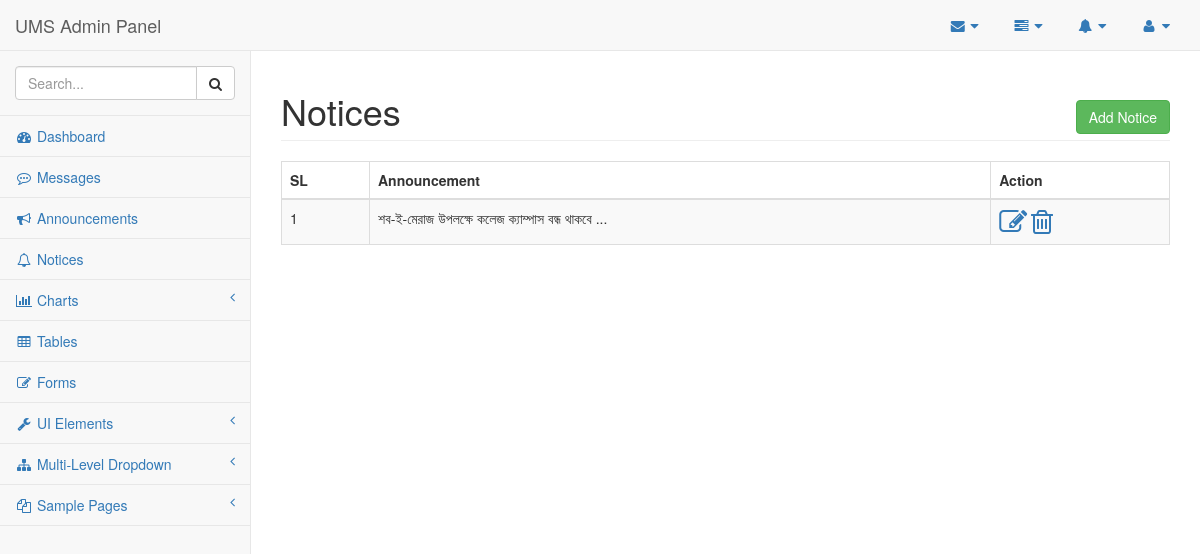
The page /admin/pages/notices.php on the database as committed earlier.
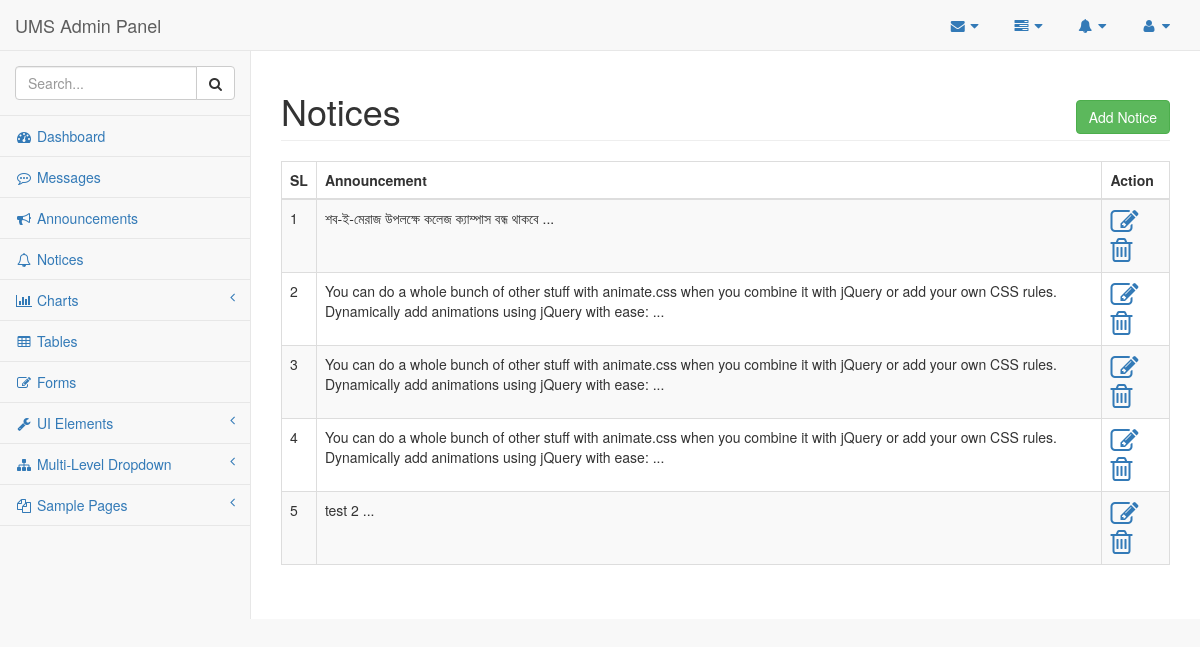
The same page on the database as committed later.
### tables this page shows
CREATE TABLE `notices` (
  `id` int(11) NOT NULL,
  `notice` text NOT NULL,
  `notice_file` varchar(255) NOT NULL
);

### admin/pages/notices.php (the view, shortened to what this page needs)
<?php session_start();
    require_once('config.php');
?>
<!DOCTYPE html>
<html lang="en">
<head>
    <link href="../vendor/bootstrap/css/bootstrap.min.css" rel="stylesheet">
    <link href="../vendor/metisMenu/metisMenu.min.css" rel="stylesheet">
    <link href="../dist/css/sb-admin-2.css" rel="stylesheet">
    <link href="../vendor/font-awesome/css/font-awesome.min.css" rel="stylesheet" type="text/css">
</head>
<body>
    <div id="wrapper">
        <nav class="navbar navbar-default navbar-static-top" role="navigation" style="margin-bottom: 0">
            <div class="navbar-header">
                <a class="navbar-brand" href="index.php">UMS Admin Panel</a>
            </div>
            <ul class="nav navbar-top-links navbar-right">
                <li class="dropdown">
                    <a class="dropdown-toggle" data-toggle="dropdown" href="#">
                        <i class="fa fa-envelope fa-fw"></i> <i class="fa fa-caret-down"></i>
                    </a>
                </li>
                <li class="dropdown">
                    <a class="dropdown-toggle" data-toggle="dropdown" href="#">
                        <i class="fa fa-tasks fa-fw"></i> <i class="fa fa-caret-down"></i>
                    </a>
                </li>
                <li class="dropdown">
                    <a class="dropdown-toggle" data-toggle="dropdown" href="#">
                        <i class="fa fa-bell fa-fw"></i> <i class="fa fa-caret-down"></i>
                    </a>
                </li>
                <li class="dropdown">
                    <a class="dropdown-toggle" data-toggle="dropdown" href="#">
                        <i class="fa fa-user fa-fw"></i> <i class="fa fa-caret-down"></i>
                    </a>
                </li>
            </ul>
            <div class="navbar-default sidebar" role="navigation">
                <div class="sidebar-nav navbar-collapse">
                    <ul class="nav" id="side-menu">
                        <li class="sidebar-search">
                            <div class="input-group custom-search-form">
                                <input type="text" class="form-control" placeholder="Search...">
                                <span class="input-group-btn">
                                <button class="btn btn-default" type="button">
                                    <i class="fa fa-search"></i>
                                </button>
                            </span>
                            </div>
                        </li>
                        <li>
                            <a href="index.php"><i class="fa fa-dashboard fa-fw"></i> Dashboard</a>
                        </li>
                        <li>
                            <a href="messages.php"><i class="fa fa-commenting-o fa-fw"></i> Messages</a>
                        </li>
                        <li>
                            <a href="announcement.php"><i class="fa fa-bullhorn fa-fw"></i> Announcements</a>
                        </li>
                        <li>
                            <a href="#"><i class="fa fa-bell-o fa-fw"></i> Notices</a>
                        </li>
                        <li>
                            <a href="#"><i class="fa fa-bar-chart-o fa-fw"></i> Charts<span class="fa arrow"></span></a>
                        </li>
                        <li>
                            <a href="tables.html"><i class="fa fa-table fa-fw"></i> Tables</a>
                        </li>
                        <li>
                            <a href="forms.html"><i class="fa fa-edit fa-fw"></i> Forms</a>
                        </li>
                        <li>
                            <a href="#"><i class="fa fa-wrench fa-fw"></i> UI Elements<span class="fa arrow"></span></a>
                        </li>
                        <li>
                            <a href="#"><i class="fa fa-sitemap fa-fw"></i> Multi-Level Dropdown<span class="fa arrow"></span></a>
                        </li>
                        <li>
                            <a href="#"><i class="fa fa-files-o fa-fw"></i> Sample Pages<span class="fa arrow"></span></a>
                        </li>
                    </ul>
                </div>
            </div>
        </nav>
        <div id="page-wrapper">
            <div class="row">
                <div class="col-lg-12">
                    <h1 class="page-header">Notices <span class="pull-right"><a class="btn btn-success" href="notice-input.php">Add Notice</a></span></h1>
                     <div class="table-responsive">
                        <table class="table table-bordered table-hover table-striped">
                            <thead>
                                <tr>
                                    <th>SL</th>
                                    <th>Announcement</th>
                                    <th>Action</th>
                                </tr>
                            </thead>
                            <tbody>
                            <?php
                                $srl=1;
                                $dbdata = "SELECT * FROM notices";
                                $qre = mysqli_query($DBC, $dbdata);
                                while($info=mysqli_fetch_array($qre)){ ?>
                                    <tr>
                                        <td><?= $srl++; ?></td>
                                        <td><?= substr($info['notice'],0,270); ?> ...</td>
                                        <td>
                                            <a class="action-btn" href="notice-edit.php?nuid=<?= $info['id']; ?>"><i class="fa fa-2x fa-pencil-square-o"></i></a>
                                            <a class="action-btn" href="notice-delete.php?ndid=<?= $info['id']; ?>"><i class="fa fa-2x fa-trash-o"></i></a>
                                        </td>
                                    </tr>
                            <?php    }
                            ?>
                            </tbody>
                        </table>
                    </div>
                </div>
            </div>
        </div>
    </div>
</body>
</html>

Rows that differ between the two databases and show on the page:
added notices: notice "You can do a whole bunch of other stuff with animate.css when you combine it with jQuery or add your own CSS rules. Dynamically add animations using jQuery with ease:"
added notices: notice "You can do a whole bunch of other stuff with animate.css when you combine it with jQuery or add your own CSS rules. Dynamically add animations using jQuery with ease:"
added notices: notice "You can do a whole bunch of other stuff with animate.css when you combine it with jQuery or add your own CSS rules. Dynamically add animations using jQuery with ease:"
added notices: notice "test 2"
